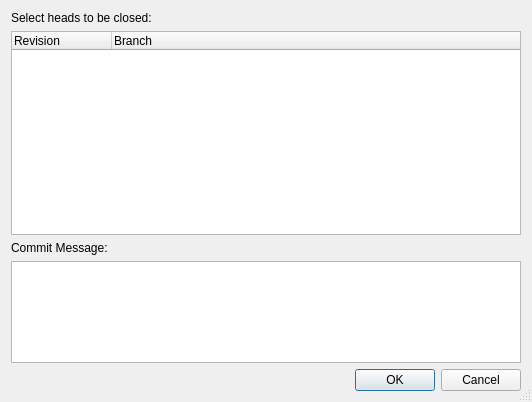
<?xml version="1.0" encoding="UTF-8"?>
<ui version="4.0">
 <class>HgCloseHeadSelectionDialog</class>
 <widget class="QDialog" name="HgCloseHeadSelectionDialog">
  <property name="geometry">
   <rect>
    <x>0</x>
    <y>0</y>
    <width>532</width>
    <height>402</height>
   </rect>
  </property>
  <property name="windowTitle">
   <string>Close Heads</string>
  </property>
  <property name="sizeGripEnabled">
   <bool>true</bool>
  </property>
  <layout class="QVBoxLayout" name="verticalLayout">
   <item>
    <widget class="QLabel" name="label">
     <property name="text">
      <string>Select heads to be closed:</string>
     </property>
    </widget>
   </item>
   <item>
    <widget class="QTreeWidget" name="headsList">
     <property name="sizePolicy">
      <sizepolicy hsizetype="Expanding" vsizetype="Expanding">
       <horstretch>0</horstretch>
       <verstretch>2</verstretch>
      </sizepolicy>
     </property>
     <property name="alternatingRowColors">
      <bool>true</bool>
     </property>
     <property name="selectionMode">
      <enum>QAbstractItemView::ExtendedSelection</enum>
     </property>
     <property name="rootIsDecorated">
      <bool>false</bool>
     </property>
     <column>
      <property name="text">
       <string>Revision</string>
      </property>
     </column>
     <column>
      <property name="text">
       <string>Branch</string>
      </property>
     </column>
    </widget>
   </item>
   <item>
    <widget class="QLabel" name="label_2">
     <property name="text">
      <string>Commit Message:</string>
     </property>
    </widget>
   </item>
   <item>
    <widget class="EricSpellCheckedTextEdit" name="logEdit">
     <property name="sizePolicy">
      <sizepolicy hsizetype="Expanding" vsizetype="Expanding">
       <horstretch>0</horstretch>
       <verstretch>1</verstretch>
      </sizepolicy>
     </property>
     <property name="tabChangesFocus">
      <bool>true</bool>
     </property>
     <property name="acceptRichText">
      <bool>false</bool>
     </property>
    </widget>
   </item>
   <item>
    <widget class="QDialogButtonBox" name="buttonBox">
     <property name="orientation">
      <enum>Qt::Horizontal</enum>
     </property>
     <property name="standardButtons">
      <set>QDialogButtonBox::Cancel|QDialogButtonBox::Ok</set>
     </property>
    </widget>
   </item>
  </layout>
 </widget>
 <customwidgets>
  <customwidget>
   <class>EricSpellCheckedTextEdit</class>
   <extends>QTextEdit</extends>
   <header>EricWidgets/EricSpellCheckedTextEdit.h</header>
  </customwidget>
 </customwidgets>
 <tabstops>
  <tabstop>headsList</tabstop>
  <tabstop>logEdit</tabstop>
 </tabstops>
 <resources/>
 <connections>
  <connection>
   <sender>buttonBox</sender>
   <signal>accepted()</signal>
   <receiver>HgCloseHeadSelectionDialog</receiver>
   <slot>accept()</slot>
   <hints>
    <hint type="sourcelabel">
     <x>248</x>
     <y>254</y>
    </hint>
    <hint type="destinationlabel">
     <x>157</x>
     <y>274</y>
    </hint>
   </hints>
  </connection>
  <connection>
   <sender>buttonBox</sender>
   <signal>rejected()</signal>
   <receiver>HgCloseHeadSelectionDialog</receiver>
   <slot>reject()</slot>
   <hints>
    <hint type="sourcelabel">
     <x>316</x>
     <y>260</y>
    </hint>
    <hint type="destinationlabel">
     <x>286</x>
     <y>274</y>
    </hint>
   </hints>
  </connection>
 </connections>
</ui>
